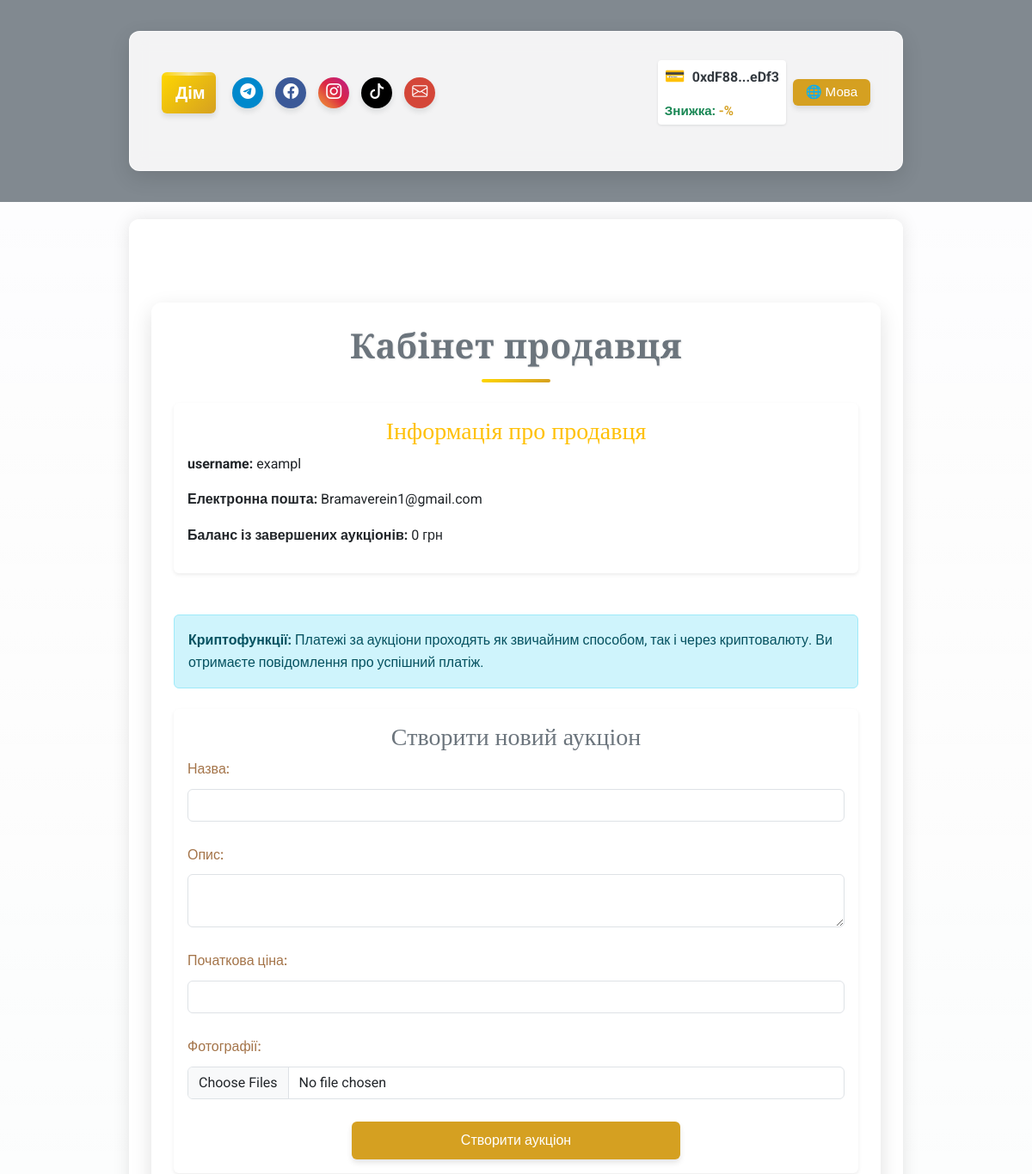
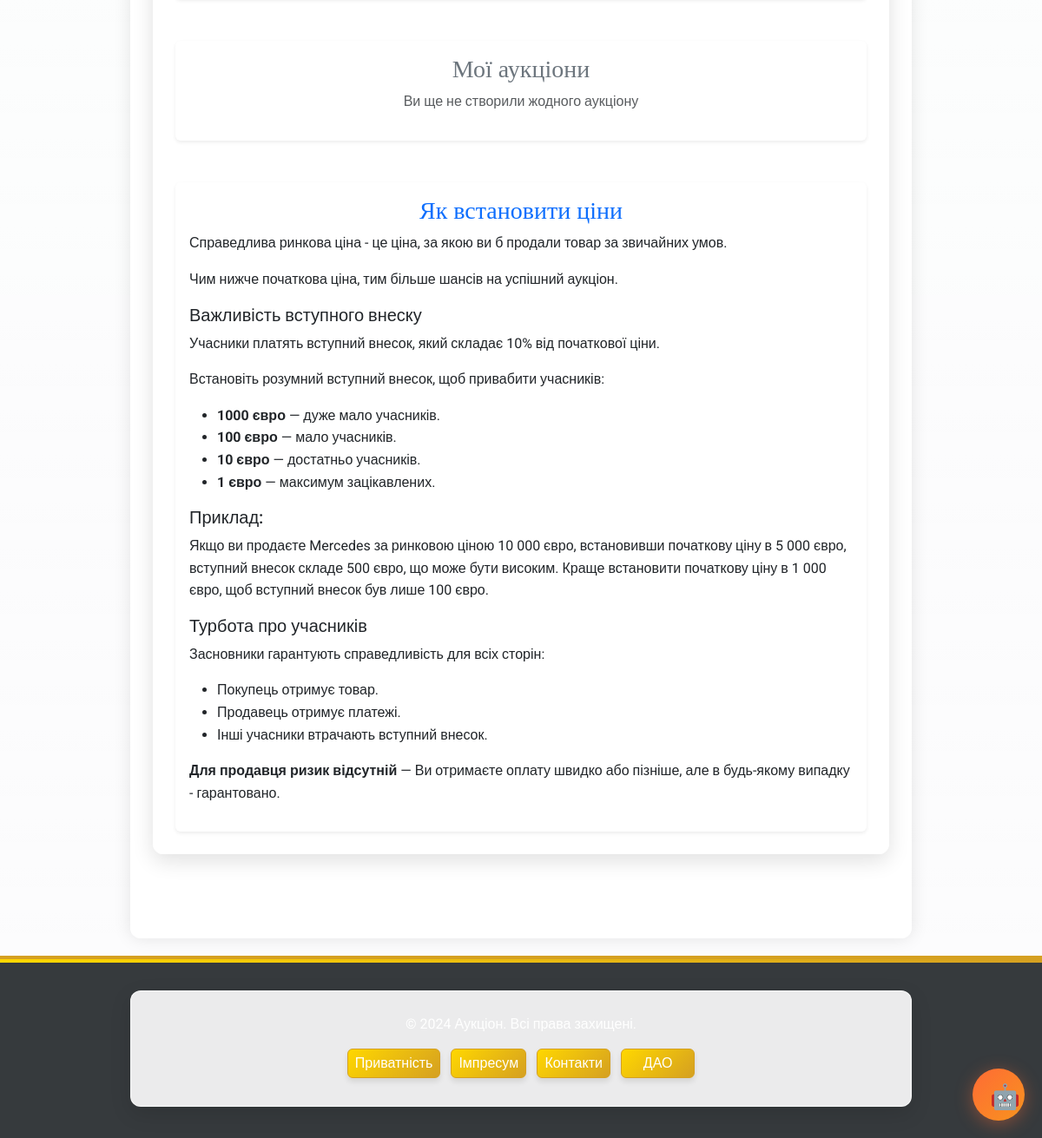
The app's page /user/seller/Bramaverein1@gmail.com (signed in) with its own data (2 pictures, top to bottom).
### app/models/user.py (models this page shows, shortened)
class User(UserMixin, db.Model):
    __tablename__ = 'users'
    id = db.Column(db.Integer, primary_key=True)
    username = db.Column(db.String(80), nullable=False, unique=True)
    email = db.Column(db.String(120), nullable=False, unique=True)
    password_hash = db.Column(db.String(128), nullable=False)
    balance = db.Column(db.Float, default=0.0)
    platform_balance = db.Column(db.Float, default=0.0)  # Баланс платформи
    user_type = db.Column(db.String(10), nullable=False)  # "buyer", "seller", "admin"
    is_admin = db.Column(db.Boolean, default=False)  # Поле для адміністратора
    wallet_address = db.Column(db.String(42), nullable=True)  # Адреса криптогаманця
    verification_document = db.Column(db.String(255))
    is_verified = db.Column(Boolean, default=False)
    company_name = db.Column(db.String(255))
    tax_id = db.Column(db.String(64))
    language = db.Column(db.String(5), default='ua')  # 'ua', 'en', 'de'    # Зв'язки
    auctions_created = db.relationship('Auction', foreign_keys='Auction.seller_id', backref='seller', lazy=True)
    auctions_won = db.relationship('Auction', foreign_keys='Auction.winner_id', backref='winner', lazy=True)
    auction_participations = db.relationship('AuctionParticipant', back_populates='user', lazy=True)

### app/routes/user_routes.py (the view)
@user_bp.route('/seller/<string:email>', methods=['GET'])
@login_required
def seller_dashboard(email):
    if current_user.email != email:
        lang = session.get('lang', 'ua')
        flash(get_message('not_authorized', lang), 'error')
        return redirect(url_for('auth.login'))
    user = User.query.filter_by(email=email).first()
    if not user:
        lang = session.get('lang', 'ua')
        flash(get_message('user_not_found', lang), 'error')
        return redirect(url_for('auth.login'))
    all_auctions = Auction.query.filter_by(seller_id=user.id).all()
    completed_auctions = [
        {
            'title': auction.title,
            'description': auction.description,
            'starting_price': auction.starting_price,
            'status': 'Закритий' if not auction.is_active else 'Активний',
            'total_earnings': round(auction.total_participants * auction.starting_price * 0.01 + auction.current_price, 2),
            'total_participants': auction.total_participants
        }
        for auction in all_auctions if not auction.is_active
    ]
    balance_from_completed = sum(
        auction['total_earnings'] for auction in completed_auctions
    )
    return render_template(
        'users/seller_dashboard.html',
        user=user,
        auctions=completed_auctions,
        balance_from_completed=balance_from_completed,
        lang=session.get('lang', 'ua'),
        ui_text=ui_text
    )

### app/utils/i18n_ui.py (called while the page is built)
def ui_text(key, lang):
    return ui_translations.get(key, {}).get(lang, ui_translations.get(key, {}).get('ua', key))

### app/templates/users/seller_dashboard.html (shortened to what this page needs)
{% extends "base.html" %}
{% block content %}
<div class="container my-5">
    <div class="text-center mb-4">
        <h1 class="text-secondary">{{ ui_text('seller_dashboard_title', lang) }}</h1>
    </div>
    <div class="card shadow-sm border-0 mb-5">
        <div class="card-body">
            <h3 class="card-title text-warning">{{ ui_text('seller_info_title', lang) }}</h3>
            <p><strong>{{ ui_text('username', lang) }}:</strong> {{ user.username }}</p>
            <p><strong>{{ ui_text('email', lang) }}:</strong> {{ user.email }}</p>
            <p><strong>{{ ui_text('balance_completed_auctions', lang) }}:</strong> {{ balance_from_completed | round(2) }} грн</p>
        </div>
    </div>
    <div class="alert alert-info mb-4">
        <b>{{ ui_text('crypto_functions', lang) }}:</b> {{ ui_text('auction_payments_info', lang) }}
    </div>
    <div class="card shadow-sm border-0 mb-5">
        <div class="card-body">
            <h3 class="card-title text-secondary">{{ ui_text('create_auction_title', lang) }}</h3>
            <form action="/auction/create" method="POST" enctype="multipart/form-data" class="row g-3">
                <div class="col-12">
                    <label for="title" class="form-label">{{ ui_text('title', lang) }}:</label>
                    <input type="text" id="title" name="title" class="form-control" required>
                </div>
                <div class="col-12">
                    <label for="description" class="form-label">{{ ui_text('description', lang) }}:</label>
                    <textarea id="description" name="description" class="form-control" required></textarea>
                </div>
                <div class="col-12">
                    <label for="starting_price" class="form-label">{{ ui_text('starting_price', lang) }}:</label>
                    <input type="number" id="starting_price" name="starting_price" class="form-control" required>
                </div>
                <div class="col-12">
                    <label for="photos" class="form-label">{{ ui_text('photos', lang) }}:</label>
                    <input type="file" id="photos" name="photos" class="form-control" multiple accept="image/*">
                </div>
                <div class="col-12 text-center">
                    <button type="submit" class="btn btn-warning w-50">{{ ui_text('create_auction', lang) }}</button>
                </div>
            </form>
        </div>
    </div>
    <div class="card shadow-sm border-0 mb-5">
        <div class="card-body">
            <h3 class="card-title text-secondary">{{ ui_text('my_auctions', lang) }}</h3>
            {% if auctions %}
            <ul class="list-group">
                {% for auction in auctions %}
                <li class="list-group-item d-flex justify-content-between align-items-start">
                    <div>
                        <h5 class="text-secondary">{{ auction.title }}</h5>
                        <p class="text-muted">{{ auction.description }}</p>
                        <p class="text-muted"><strong>{{ ui_text('starting_price', lang) }}:</strong> {{ auction.starting_price }} грн</p>
                        <p class="text-muted"><strong>{{ ui_text('status', lang) }}:</strong>
                            <span class="{{ 'text-success' if auction.is_active else 'text-danger' }}">
                                {{ ui_text('active', lang) if auction.is_active else ui_text('closed', lang) }}
                            </span>
                        </p>
                        {% if not auction.is_active %}
                        <p><strong>{{ ui_text('earned_from_auction', lang) }}:</strong> {{ auction.total_earnings | round(2) }} грн</p>
                        <p><strong>{{ ui_text('participants_count', lang) }}:</strong> {{ auction.total_participants }}</p>
                        {% if auction.winner %}
                        <p><strong>{{ ui_text('winner', lang) }}:</strong></p>
                        <ul>
                            <li><strong>{{ ui_text('name', lang) }}:</strong> {{ auction.winner.username }}</li>
                            <li><strong>{{ ui_text('email', lang) }}:</strong> {{ auction.winner.email }}</li>
                            {% if auction.winner.phone %}
                            <li><strong>{{ ui_text('phone', lang) }}:</strong> {{ auction.winner.phone }}</li>
                            {% endif %}
                        </ul>
                        <div class="alert alert-secondary p-2 mt-2">
                            <b>{{ ui_text('payment_status', lang) }}:</b> {{ ui_text('awaiting_confirmation', lang) }}
                        </div>
                        {% endif %}
                        {% endif %}
                    </div>
                </li>
                {% endfor %}
            </ul>
            {% else %}
            <p class="text-muted text-center">{{ ui_text('no_created_auctions', lang) }}</p>
            {% endif %}
        </div>
    </div>
    <div class="card shadow-sm border-0 mt-5">
        <div class="card-body">
            <h3 class="card-title text-primary">{{ ui_text('how_to_set_prices', lang) }}</h3>
            <p>{{ ui_text('fair_market_price_info', lang) }}</p>
            <p>{{ ui_text('lower_starting_price_more_chances', lang) }}</p>
            <h5>{{ ui_text('entry_price_importance', lang) }}</h5>
            <p>{{ ui_text('participation_fee_info', lang) }}</p>
            <p>{{ ui_text('set_entry_price_to_attract_participants', lang) }}</p>
            <ul>
                <li><b>1000 євро</b> — {{ ui_text('very_few_participants', lang) }}.</li>
                <li><b>100 євро</b> — {{ ui_text('few_participants', lang) }}.</li>
                <li><b>10 євро</b> — {{ ui_text('enough_participants', lang) }}.</li>
                <li><b>1 євро</b> — {{ ui_text('maximum_interested', lang) }}.</li>
            </ul>
            <h5>{{ ui_text('example', lang) }}:</h5>
            <p>{{ ui_text('selling_mercedes_example', lang) }}</p>
            <h5>{{ ui_text('caring_for_participants', lang) }}</h5>
            <p>{{ ui_text('founders_guarantee_fairness', lang) }}</p>
            <ul>
                <li>{{ ui_text('buyer_receives_goods', lang) }}.</li>
                <li>{{ ui_text('seller_receives_payments', lang) }}.</li>
                <li>{{ ui_text('other_participants_lose_entry', lang) }}.</li>
            </ul>
            <p><strong>{{ ui_text('seller_risk_free', lang) }}</strong> — {{ ui_text('seller_paid_quickly_or_later', lang) }}.</p>
        </div>
    </div>
</div>
{% endblock %}

### app/templates/base.html (shortened to what this page needs)
<!DOCTYPE html>
<html lang="{{ lang if lang else 'uk' }}">
<head>
    <link href="https://cdn.jsdelivr.net/npm/bootstrap@5.3.0/dist/css/bootstrap.min.css" rel="stylesheet">
    <link rel="stylesheet" href="https://cdn.jsdelivr.net/npm/bootstrap-icons@1.11.1/font/bootstrap-icons.css">
    <link rel="stylesheet" href="{{ url_for('static', filename='css/custom.css') }}?v={{ range(1, 100000) | random }}">
</head>
<body class="bg-light text-dark" style="font-family: 'Roboto', sans-serif;">
    <div class="video-background">
    </div>
    <header class="bg-secondary text-white py-3" style="background-color: rgba(108, 117, 125, 0.85) !important;">
        <div class="container">
            <nav class="navbar navbar-expand-lg navbar-dark">                <div class="container-fluid">                    <a class="navbar-brand fw-bold home-button" href="/">{{ ui_text('home', lang) }}</a>
                    <div class="d-flex align-items-center w-100 justify-content-between header-content">
                        <div class="d-flex gap-2 align-items-center header-social">
                            <a href="https://t.me/your_channel" class="social-button telegram-color" title="{{ ui_text('telegram', lang) }}"
                                target="_blank">
                                <i class="bi bi-telegram"></i>
                            </a>
                            <a href="https://facebook.com/your_page" class="social-button facebook-color" title="{{ ui_text('facebook', lang) }}"
                                target="_blank">
                                <i class="bi bi-facebook"></i>
                            </a>
                            <a href="https://instagram.com/your_page" class="social-button instagram-color" title="{{ ui_text('instagram', lang) }}"
                                target="_blank">
                                <i class="bi bi-instagram"></i>
                            </a>
                            <a href="https://tiktok.com/@your_page" class="social-button tiktok-color" title="{{ ui_text('tiktok', lang) }}"
                                target="_blank">
                                <i class="bi bi-tiktok"></i>
                            </a>
                            <a href="mailto:info@yourdomain.com" class="social-button email-color" title="{{ ui_text('email', lang) }}">
                                <i class="bi bi-envelope"></i>
                            </a>
                        </div>
                        <div class="d-flex align-items-center ms-3 header-controls">
                            {% if current_user.is_authenticated %}
                            {% if current_user.wallet_address %}
                            <div class="wallet-widget">                                <div class="wallet-address-container">
                                    <span class="wallet-icon">&#128179;</span>
                                    <span id="wallet-address-short" title="{{ ui_text('copy_address', lang) }}" data-full-address="{{ current_user.wallet_address }}" class="text-truncate-item">
                                        {{ current_user.wallet_address[:6] }}...{{ current_user.wallet_address[-4:] }}
                                    </span>
                                </div>                                {% if user_discount is not none %}
                                <div class="small text-success fw-bold mt-1 wallet-discount text-truncate-item">
                                    {{ ui_text('token_discount', lang) }}: <span style="color:#d5a021;">-{{ user_discount }}%</span>
                                </div>
                                {% endif %}
                            </div>                            {% else %}                            <button onclick="connectWallet()" class="btn btn-outline-warning btn-sm ms-2 wallet-connect-btn text-truncate-item">
                                {{ ui_text('connect_wallet', lang) }}&nbsp;&#128179;
                            </button>
                            {% endif %}
                            {% endif %}
                                                        <div class="ms-2 language-switcher">
                                <div class="dropdown">
                                    <button class="btn btn-outline-light btn-sm py-1 px-2 dropdown-toggle text-truncate-item" type="button"
                                        id="langDropdown" data-bs-toggle="dropdown" aria-expanded="false">
                                        🌐 {{ ui_text('language', lang) }}
                                    </button>
                                </div>
                            </div>
                        </div>
                    </div>
                </div>
            </nav>
        </div>    </header>    <main class="container py-5" style="background-color: rgba(255, 255, 255, 0.85); border-radius: 12px; box-shadow: 0 0 20px rgba(0, 0, 0, 0.1);">
        {% block content %}{% endblock %}
    </main>    <footer class="bg-dark text-white py-3 mt-auto" style="background-color: rgba(33, 37, 41, 0.9) !important;">        <div class="container text-center">
            <p class="mb-2">&copy; 2024 {{ ui_text('app_name', lang) }}. {{ ui_text('rights_reserved', lang) }}</p>            <div class="d-flex justify-content-center gap-2 flex-wrap footer-buttons">
                <a href="{{ url_for('main.privacy') }}" class="btn btn-outline-warning btn-sm footer-btn text-truncate-item">{{ ui_text('privacy_policy', lang) }}</a>
                <a href="{{ url_for('main.impressum') }}" class="btn btn-outline-warning btn-sm footer-btn text-truncate-item">{{ ui_text('impressum', lang) }}</a>
                <a href="{{ url_for('main.contacts') }}" class="btn btn-outline-warning btn-sm footer-btn text-truncate-item">{{ ui_text('contacts', lang) }}</a>
                <a href="{{ url_for('dao.index') }}" class="btn btn-outline-warning btn-sm footer-btn text-truncate-item">{{ ui_text('dao', lang) }}</a>
            </div>
        </div>
    </footer>
</body>
</html>

### app/templates/base.html (style rules this page uses)
.text-truncate-item { white-space: nowrap; overflow: hidden; text-overflow: ellipsis; max-width: 100%; }
.video-background { position: fixed; top: 0; left: 0; width: 100%; height: 100%; z-index: -2; overflow: hidden; }
.wallet-widget { display: flex; align-items: center; background-color: white; padding: 0.25rem 0.5rem; border-radius: 0.25rem; box-shadow: 0 1px 3px rgba(0, 0, 0, 0.1); gap: 8px; flex-direction: column; align-items: flex-start; max-width: 100%; }
.wallet-address-container { display: flex; align-items: center; gap: 8px; max-width: 100%; overflow: hidden; }
.wallet-icon { font-size: 1.2em; color: #28a745; }
#wallet-address-short { text-overflow: ellipsis; overflow: hidden; white-space: nowrap; cursor: pointer; font-weight: bold; color: #343a40; }
.wallet-discount { font-size: 0.95em; max-width: 100%; }
.language-switcher button { font-size: 0.95em; min-width: 90px; }
.footer-btn { min-width: 85px; text-overflow: ellipsis; overflow: hidden; white-space: nowrap; padding: 4px 8px; margin: 2px; }

### records on screen
User: wallet_address "0xdF88", wallet_address "eDf3", username "exampl", email "Bramaverein1@gmail.com"

### other values on screen
{{ ui_text('home', lang) }} "Дім"
{{ ui_text('token_discount', lang) }} "Знижка"
{{ ui_text('language', lang) }} "Мова"
{{ ui_text('seller_dashboard_title', lang) }} "Кабінет продавця"
{{ ui_text('seller_info_title', lang) }} "Інформація про продавця"
{{ ui_text('username', lang) }} "username"
{{ ui_text('email', lang) }} "Електронна пошта"
{{ ui_text('balance_completed_auctions', lang) }} "Баланс із завершених аукціонів"
{{ balance_from_completed | round(2) }} "0"
{{ ui_text('crypto_functions', lang) }} "Криптофункції"
{{ ui_text('auction_payments_info', lang) }} "Платежі за аукціони проходять як звичайним способом, так і через криптовалюту. Ви отримаєте повідомлення про успішний платіж."
{{ ui_text('create_auction_title', lang) }} "Створити новий аукціон"
{{ ui_text('title', lang) }} "Назва"
{{ ui_text('description', lang) }} "Опис"
{{ ui_text('starting_price', lang) }} "Початкова ціна"
